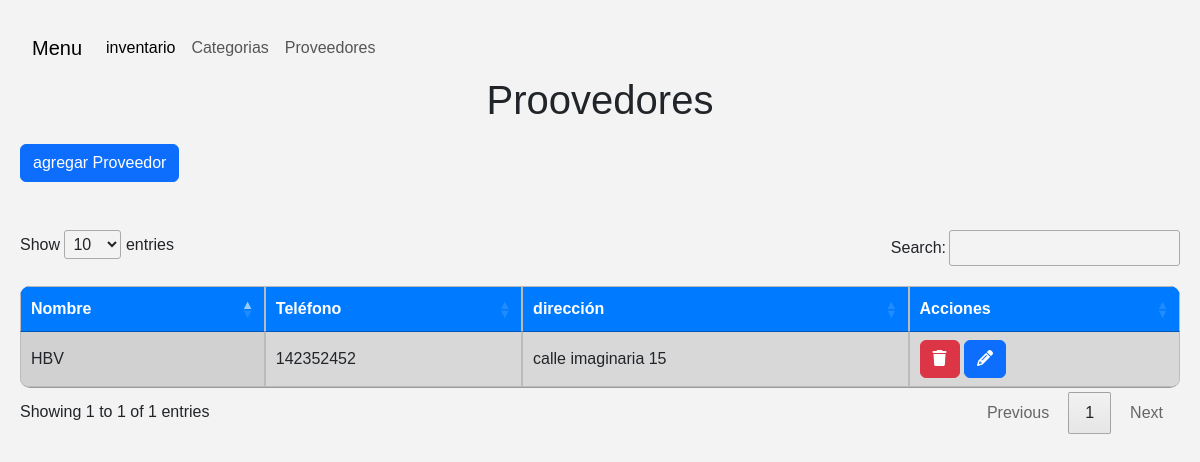
Before: /supplier/ with the older database file.
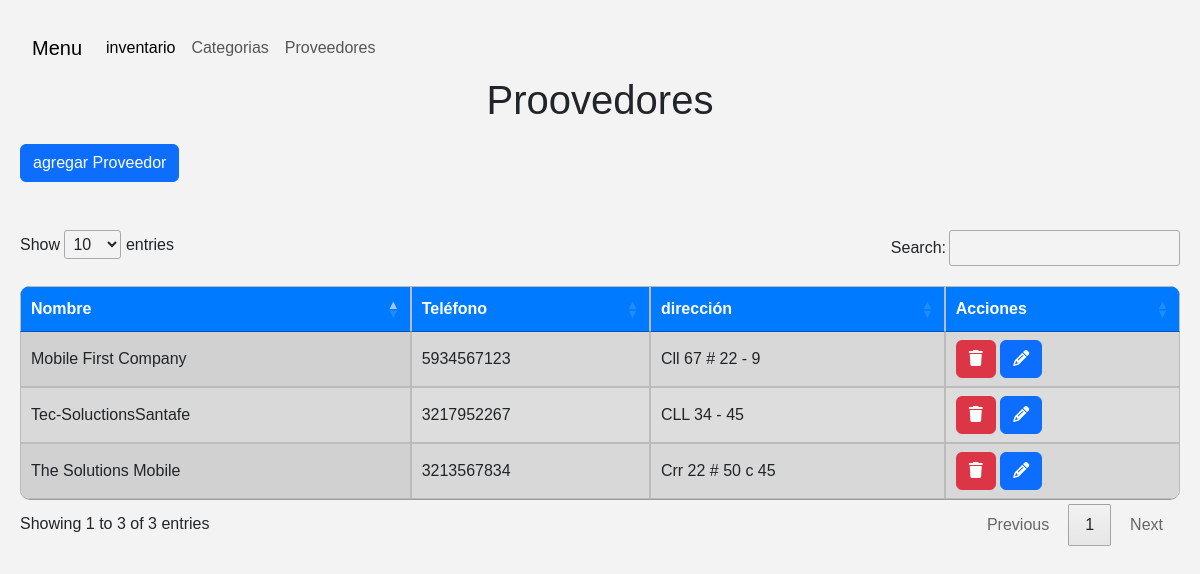
After: the same page with the newer database file.
### inventario/models.py (models this page shows)
class Supplier(models.Model):
    name = models.CharField(max_length=50)
    address = models.CharField(max_length=150, null=True)
    cell_phone = models.IntegerField(null=False)
    status = models.BooleanField(default=True)

### inventario/views.py (the view)
# urls.py: path('supplier/', listSuppliers, name='listSuppliers'),
def listSuppliers(request):
        suppliers = Supplier.objects.filter(status=True)
        return render(request,'supplier/suppliers.html', {
            'form': SupplierForm,
            'suppliers': suppliers
        })

### inventario/templates/supplier/suppliers.html (shortened to what this page needs)
{% extends 'layout.html' %} {% block content %}
<h1>Proovedores</h1>
  <button type="button" class="btn btn-primary" data-bs-toggle="modal" data-bs-target="#exampleModal">
    agregar Proveedor
  </button>
  <br>
  <br>
  <br>
    <table id="miTabla" class="display" style="width:100%">
        <thead>
            <tr>
              <th>Nombre</th>
              <th>Teléfono</th>
              <th>dirección</th>
              <th>Acciones</th>
            </tr>
        </thead>
        <tbody>
          {% for supplier in suppliers %}
          <tr>
            <td>{{ supplier.name }}</td>
            <td>{{ supplier.cell_phone }}</td>
            <td>{{ supplier.address }}</td>
              <form id="delete-form-{{ supplier.id }}" action="{% url 'supplier_remove' supplier.id %}" method='POST'>
                <td><button type="button" class="btn btn-danger delete-button" data-form="delete-form-{{ supplier.id }}"><i class="fa-solid fa-trash"></i></button>
              </form>
              <button class="cargarURL btn btn-primary" data-bs-toggle="modal" data-bs-target="#editModal" data-url="{% url 'supplier_edit' supplier.id %}"><i class="fa-solid fa-pencil"></i></button>
          </tr>
        {% endfor %}
        </tbody>
    </table>
{% endblock %}

### inventario/templates/layout.html (shortened to what this page needs)
<!DOCTYPE html>
<html lang="en">
<head>
    <link href="https://cdn.jsdelivr.net/npm/bootstrap@5.3.1/dist/css/bootstrap.min.css" rel="stylesheet">
        <link rel="stylesheet" type="text/css" href="//cdn.datatables.net/1.13.6/css/jquery.dataTables.min.css">
</head>
<body>
    {% include 'partials/navbar.html' %}
    {% block content %}
    {% endblock %}
</body>
</html>

### inventario/templates/partials/navbar.html (shortened to what this page needs)
<nav class="navbar navbar-expand-lg">
  <div class="container-fluid">
    <a class="navbar-brand" href="#">Menu</a>
    <div class="collapse navbar-collapse" id="navbarNavAltMarkup">
      <div class="navbar-nav">
        <a class="nav-link active" aria-current="page" href="/">inventario</a>
        <a class="nav-link" href="{% url 'listCategorys' %}">Categorias</a>
        <a class="nav-link" href="{% url 'listSuppliers' %}">Proveedores</a>
      </div>
    </div>
  </div>
</nav>

### inventario/templates/layout.html (style rules this page uses)
body { font-family: Arial, sans-serif; margin: 20px; background-color: #f3f3f3; }
h1 { text-align: center; margin-bottom: 20px; }
table { width: 100%; border-collapse: collapse; background-color: #ddd; border-radius: 10px; overflow: hidden; }
th, td { padding: 10px; text-align: left; border: 1px solid #bbb; }
th { background-color: #007bff; color: #fff; font-weight: bold; }
tr:nth-child(even) { background-color: #f2f2f2; }

Changed rows visible on the page:
removed Supplier: name "HBV", cell_phone "142352452", address "calle imaginaria 15"
added Supplier: name "The Solutions Mobile", cell_phone "3213567834", address "Crr 22 # 50 c 45"
added Supplier: name "Mobile First Company", cell_phone "5934567123", address "Cll 67 # 22 - 9"
added Supplier: name "Tec-SoluctionsSantafe", cell_phone "3217952267", address "CLL 34 - 45"
Other visible differences:
text written by a page script: "Show entries Search: Showing 1 to 1 of 1 entries Previous 1 Next" → "Show entries Search: Showing 1 to 3 of 3 entries Previous 1 Next"
